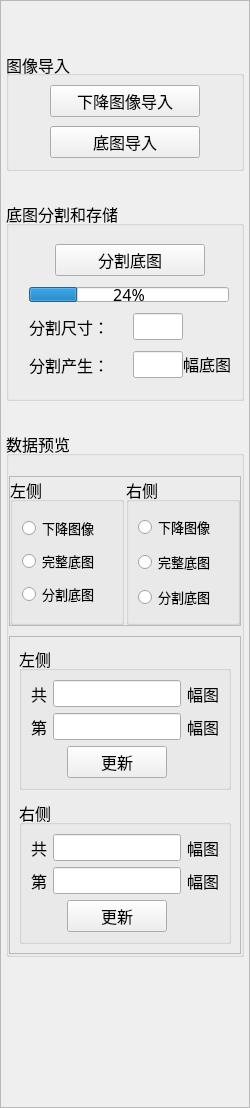
         <widget class="QFrame" name="frame">
          <property name="sizePolicy">
           <sizepolicy hsizetype="Fixed" vsizetype="Preferred">
            <horstretch>0</horstretch>
            <verstretch>0</verstretch>
           </sizepolicy>
          </property>
          <property name="minimumSize">
           <size>
            <width>250</width>
            <height>0</height>
           </size>
          </property>
          <property name="maximumSize">
           <size>
            <width>250</width>
            <height>16777215</height>
           </size>
          </property>
          <property name="styleSheet">
           <string notr="true"/>
          </property>
          <property name="frameShape">
           <enum>QFrame::StyledPanel</enum>
          </property>
          <property name="frameShadow">
           <enum>QFrame::Raised</enum>
          </property>
          <layout class="QVBoxLayout" name="verticalLayout">
           <property name="spacing">
            <number>30</number>
           </property>
           <property name="leftMargin">
            <number>5</number>
           </property>
           <property name="topMargin">
            <number>50</number>
           </property>
           <property name="rightMargin">
            <number>5</number>
           </property>
           <property name="bottomMargin">
            <number>0</number>
           </property>
           <item>
            <widget class="QGroupBox" name="groupBox">
             <property name="sizePolicy">
              <sizepolicy hsizetype="Preferred" vsizetype="Fixed">
               <horstretch>0</horstretch>
               <verstretch>0</verstretch>
              </sizepolicy>
             </property>
             <property name="minimumSize">
              <size>
               <width>0</width>
               <height>120</height>
              </size>
             </property>
             <property name="font">
              <font>
               <pointsize>12</pointsize>
              </font>
             </property>
             <property name="styleSheet">
              <string notr="true"/>
             </property>
             <property name="title">
              <string>图像导入</string>
             </property>
             <property name="alignment">
              <set>Qt::AlignLeading|Qt::AlignLeft|Qt::AlignVCenter</set>
             </property>
             <layout class="QVBoxLayout" name="verticalLayout_2">
              <property name="spacing">
               <number>0</number>
              </property>
              <property name="leftMargin">
               <number>0</number>
              </property>
              <property name="topMargin">
               <number>0</number>
              </property>
              <property name="rightMargin">
               <number>0</number>
              </property>
              <property name="bottomMargin">
               <number>0</number>
              </property>
              <item alignment="Qt::AlignHCenter">
               <widget class="QPushButton" name="pushButton">
                <property name="sizePolicy">
                 <sizepolicy hsizetype="Fixed" vsizetype="Fixed">
                  <horstretch>0</horstretch>
                  <verstretch>0</verstretch>
                 </sizepolicy>
                </property>
                <property name="minimumSize">
                 <size>
                  <width>150</width>
                  <height>30</height>
                 </size>
                </property>
                <property name="font">
                 <font>
                  <pointsize>12</pointsize>
                 </font>
                </property>
                <property name="layoutDirection">
                 <enum>Qt::LeftToRight</enum>
                </property>
                <property name="styleSheet">
                 <string notr="true"/>
                </property>
                <property name="text">
                 <string>下降图像导入</string>
                </property>
               </widget>
              </item>
              <item alignment="Qt::AlignHCenter">
               <widget class="QPushButton" name="pushButton_2">
                <property name="sizePolicy">
                 <sizepolicy hsizetype="Fixed" vsizetype="Fixed">
                  <horstretch>0</horstretch>
                  <verstretch>0</verstretch>
                 </sizepolicy>
                </property>
                <property name="minimumSize">
                 <size>
                  <width>150</width>
                  <height>30</height>
                 </size>
                </property>
                <property name="font">
                 <font>
                  <pointsize>12</pointsize>
                 </font>
                </property>
                <property name="styleSheet">
                 <string notr="true"/>
                </property>
                <property name="text">
                 <string>底图导入</string>
                </property>
               </widget>
              </item>
             </layout>
            </widget>
           </item>
           <item>
            <widget class="QGroupBox" name="groupBox_2">
             <property name="sizePolicy">
              <sizepolicy hsizetype="Preferred" vsizetype="Fixed">
               <horstretch>0</horstretch>
               <verstretch>0</verstretch>
              </sizepolicy>
             </property>
             <property name="minimumSize">
              <size>
               <width>0</width>
               <height>200</height>
              </size>
             </property>
             <property name="font">
              <font>
               <pointsize>12</pointsize>
              </font>
             </property>
             <property name="title">
              <string>底图分割和存储</string>
             </property>
             <layout class="QGridLayout" name="gridLayout">
              <property name="leftMargin">
               <number>20</number>
              </property>
              <property name="rightMargin">
               <number>10</number>
              </property>
              <property name="horizontalSpacing">
               <number>0</number>
              </property>
              <property name="verticalSpacing">
               <number>2</number>
              </property>
              <item row="4" column="1">
               <widget class="QLineEdit" name="lineEdit">
                <property name="sizePolicy">
                 <sizepolicy hsizetype="Preferred" vsizetype="Fixed">
                  <horstretch>0</horstretch>
                  <verstretch>0</verstretch>
                 </sizepolicy>
                </property>
                <property name="minimumSize">
                 <size>
                  <width>50</width>
                  <height>0</height>
                 </size>
                </property>
                <property name="maximumSize">
                 <size>
                  <width>16777215</width>
                  <height>16777215</height>
                 </size>
                </property>
                <property name="alignment">
                 <set>Qt::AlignCenter</set>
                </property>
               </widget>
              </item>
              <item row="5" column="1" colspan="3">
               <widget class="QLineEdit" name="lineEdit_2">
                <property name="sizePolicy">
                 <sizepolicy hsizetype="Preferred" vsizetype="Fixed">
                  <horstretch>0</horstretch>
                  <verstretch>0</verstretch>
                 </sizepolicy>
                </property>
                <property name="minimumSize">
                 <size>
                  <width>50</width>
                  <height>0</height>
                 </size>
                </property>
                <property name="maximumSize">
                 <size>
                  <width>16777215</width>
                  <height>16777215</height>
                 </size>
                </property>
                <property name="alignment">
                 <set>Qt::AlignCenter</set>
                </property>
               </widget>
              </item>
              <item row="4" column="0">
               <widget class="QLabel" name="label">
                <property name="minimumSize">
                 <size>
                  <width>0</width>
                  <height>0</height>
                 </size>
                </property>
                <property name="maximumSize">
                 <size>
                  <width>16777215</width>
                  <height>16777215</height>
                 </size>
                </property>
                <property name="font">
                 <font>
                  <pointsize>12</pointsize>
                 </font>
                </property>
                <property name="text">
                 <string>分割尺寸：</string>
                </property>
               </widget>
              </item>
              <item row="5" column="4">
               <widget class="QLabel" name="label_3">
                <property name="sizePolicy">
                 <sizepolicy hsizetype="Fixed" vsizetype="Fixed">
                  <horstretch>0</horstretch>
                  <verstretch>0</verstretch>
                 </sizepolicy>
                </property>
                <property name="font">
                 <font>
                  <pointsize>12</pointsize>
                 </font>
                </property>
                <property name="text">
                 <string>幅底图</string>
                </property>
               </widget>
              </item>
              <item row="5" column="0">
               <widget class="QLabel" name="label_2">
                <property name="font">
                 <font>
                  <pointsize>12</pointsize>
                 </font>
                </property>
                <property name="text">
                 <string>分割产生：</string>
                </property>
               </widget>
              </item>
              <item row="0" column="0" colspan="5" alignment="Qt::AlignHCenter">
               <widget class="QPushButton" name="pushButton_3">
                <property name="sizePolicy">
                 <sizepolicy hsizetype="Fixed" vsizetype="Fixed">
                  <horstretch>0</horstretch>
                  <verstretch>0</verstretch>
                 </sizepolicy>
                </property>
                <property name="minimumSize">
                 <size>
                  <width>150</width>
                  <height>30</height>
                 </size>
                </property>
                <property name="font">
                 <font>
                  <pointsize>12</pointsize>
                 </font>
                </property>
                <property name="styleSheet">
                 <string notr="true"/>
                </property>
                <property name="text">
                 <string>分割底图</string>
                </property>
               </widget>
              </item>
              <item row="1" column="0" alignment="Qt::AlignHCenter">
               <widget class="QProgressBar" name="progressBar">
                <property name="sizePolicy">
                 <sizepolicy hsizetype="Fixed" vsizetype="Fixed">
                  <horstretch>0</horstretch>
                  <verstretch>0</verstretch>
                 </sizepolicy>
                </property>
                <property name="minimumSize">
                 <size>
                  <width>200</width>
                  <height>10</height>
                 </size>
                </property>
                <property name="maximumSize">
                 <size>
                  <width>200</width>
                  <height>15</height>
                 </size>
                </property>
                <property name="font">
                 <font>
                  <family>Adobe Song Std</family>
                  <pointsize>12</pointsize>
                 </font>
                </property>
                <property name="value">
                 <number>24</number>
                </property>
               </widget>
              </item>
             </layout>
            </widget>
           </item>
           <item>
            <widget class="QGroupBox" name="groupBox_3">
             <property name="sizePolicy">
              <sizepolicy hsizetype="Preferred" vsizetype="Fixed">
               <horstretch>0</horstretch>
               <verstretch>0</verstretch>
              </sizepolicy>
             </property>
             <property name="minimumSize">
              <size>
               <width>0</width>
               <height>500</height>
              </size>
             </property>
             <property name="font">
              <font>
               <pointsize>12</pointsize>
              </font>
             </property>
             <property name="title">
              <string>数据预览</string>
             </property>
             <layout class="QVBoxLayout" name="verticalLayout_7">
              <property name="spacing">
               <number>10</number>
              </property>
              <property name="leftMargin">
               <number>0</number>
              </property>
              <property name="topMargin">
               <number>20</number>
              </property>
              <property name="rightMargin">
               <number>0</number>
              </property>
              <property name="bottomMargin">
               <number>0</number>
              </property>
              <item>
               <widget class="QFrame" name="frame_9">
                <property name="sizePolicy">
                 <sizepolicy hsizetype="Preferred" vsizetype="Fixed">
                  <horstretch>0</horstretch>
                  <verstretch>0</verstretch>
                 </sizepolicy>
                </property>
                <property name="minimumSize">
                 <size>
                  <width>0</width>
                  <height>150</height>
                 </size>
                </property>
                <property name="frameShape">
                 <enum>QFrame::StyledPanel</enum>
                </property>
                <property name="frameShadow">
                 <enum>QFrame::Raised</enum>
                </property>
                <layout class="QHBoxLayout" name="horizontalLayout_6">
                 <property name="spacing">
                  <number>2</number>
                 </property>
                 <property name="leftMargin">
                  <number>0</number>
                 </property>
                 <property name="topMargin">
                  <number>0</number>
                 </property>
                 <property name="rightMargin">
                  <number>0</number>
                 </property>
                 <property name="bottomMargin">
                  <number>0</number>
                 </property>
                 <item>
                  <widget class="QGroupBox" name="groupBox_4">
                   <property name="font">
                    <font>
                     <pointsize>12</pointsize>
                    </font>
                   </property>
                   <property name="title">
                    <string>左侧</string>
                   </property>
                   <layout class="QVBoxLayout" name="verticalLayout_8">
                    <property name="spacing">
                     <number>3</number>
                    </property>
                    <item>
                     <widget class="QRadioButton" name="radioButton">
                      <property name="font">
                       <font>
                        <pointsize>10</pointsize>
                       </font>
                      </property>
                      <property name="text">
                       <string>下降图像</string>
                      </property>
                     </widget>
                    </item>
                    <item>
                     <widget class="QRadioButton" name="radioButton_2">
                      <property name="font">
                       <font>
                        <pointsize>10</pointsize>
                       </font>
                      </property>
                      <property name="text">
                       <string>完整底图</string>
                      </property>
                     </widget>
                    </item>
                    <item>
                     <widget class="QRadioButton" name="radioButton_3">
                      <property name="font">
                       <font>
                        <pointsize>10</pointsize>
                       </font>
                      </property>
                      <property name="text">
                       <string>分割底图</string>
                      </property>
                     </widget>
                    </item>
                   </layout>
                  </widget>
                 </item>
                 <item>
                  <widget class="QGroupBox" name="groupBox_5">
                   <property name="font">
                    <font>
                     <pointsize>12</pointsize>
                    </font>
                   </property>
                   <property name="title">
                    <string>右侧</string>
                   </property>
                   <layout class="QVBoxLayout" name="verticalLayout_9">
                    <item>
                     <widget class="QRadioButton" name="radioButton_4">
                      <property name="font">
                       <font>
                        <pointsize>10</pointsize>
                       </font>
                      </property>
                      <property name="text">
                       <string>下降图像</string>
                      </property>
                     </widget>
                    </item>
                    <item>
                     <widget class="QRadioButton" name="radioButton_5">
                      <property name="font">
                       <font>
                        <pointsize>10</pointsize>
                       </font>
                      </property>
                      <property name="text">
                       <string>完整底图</string>
                      </property>
                     </widget>
                    </item>
                    <item>
                     <widget class="QRadioButton" name="radioButton_6">
                      <property name="font">
                       <font>
                        <pointsize>10</pointsize>
                       </font>
                      </property>
                      <property name="text">
                       <string>分割底图</string>
                      </property>
                     </widget>
                    </item>
                   </layout>
                  </widget>
                 </item>
                </layout>
               </widget>
              </item>
              <item>
               <widget class="QFrame" name="frame_10">
                <property name="frameShape">
                 <enum>QFrame::StyledPanel</enum>
                </property>
                <property name="frameShadow">
                 <enum>QFrame::Raised</enum>
                </property>
                <layout class="QVBoxLayout" name="verticalLayout_10">
                 <property name="spacing">
                  <number>10</number>
                 </property>
                 <property name="leftMargin">
                  <number>9</number>
                 </property>
                 <item>
                  <widget class="QGroupBox" name="groupBox_6">
                   <property name="font">
                    <font>
                     <pointsize>12</pointsize>
                    </font>
                   </property>
                   <property name="title">
                    <string>左侧</string>
                   </property>
                   <layout class="QGridLayout" name="gridLayout_2">
                    <property name="leftMargin">
                     <number>9</number>
                    </property>
                    <property name="rightMargin">
                     <number>9</number>
                    </property>
                    <property name="horizontalSpacing">
                     <number>6</number>
                    </property>
                    <item row="0" column="0">
                     <widget class="QLabel" name="label_4">
                      <property name="font">
                       <font>
                        <pointsize>12</pointsize>
                       </font>
                      </property>
                      <property name="text">
                       <string>共</string>
                      </property>
                     </widget>
                    </item>
                    <item row="1" column="0">
                     <widget class="QLabel" name="label_6">
                      <property name="font">
                       <font>
                        <pointsize>12</pointsize>
                       </font>
                      </property>
                      <property name="text">
                       <string>第</string>
                      </property>
                     </widget>
                    </item>
                    <item row="0" column="1">
                     <widget class="QLineEdit" name="lineEdit_3">
                      <property name="sizePolicy">
                       <sizepolicy hsizetype="Preferred" vsizetype="Fixed">
                        <horstretch>0</horstretch>
                        <verstretch>0</verstretch>
                       </sizepolicy>
                      </property>
                      <property name="maximumSize">
                       <size>
                        <width>16777215</width>
                        <height>16777215</height>
                       </size>
                      </property>
                      <property name="alignment">
                       <set>Qt::AlignCenter</set>
                      </property>
                     </widget>
                    </item>
                    <item row="1" column="1">
                     <widget class="QLineEdit" name="lineEdit_4">
                      <property name="alignment">
                       <set>Qt::AlignCenter</set>
                      </property>
                     </widget>
                    </item>
                    <item row="0" column="2">
                     <widget class="QLabel" name="label_5">
                      <property name="font">
                       <font>
                        <pointsize>12</pointsize>
                       </font>
                      </property>
                      <property name="text">
                       <string>幅图</string>
                      </property>
                     </widget>
                    </item>
                    <item row="1" column="2">
                     <widget class="QLabel" name="label_7">
                      <property name="font">
                       <font>
                        <pointsize>12</pointsize>
                       </font>
                      </property>
                      <property name="text">
                       <string>幅图</string>
                      </property>
                     </widget>
                    </item>
                    <item row="2" column="1" alignment="Qt::AlignHCenter">
                     <widget class="QPushButton" name="pushButton_14">
                      <property name="sizePolicy">
                       <sizepolicy hsizetype="Fixed" vsizetype="Fixed">
                        <horstretch>0</horstretch>
                        <verstretch>0</verstretch>
                       </sizepolicy>
                      </property>
                      <property name="minimumSize">
                       <size>
                        <width>100</width>
                        <height>30</height>
                       </size>
                      </property>
                      <property name="font">
                       <font>
                        <pointsize>12</pointsize>
                       </font>
                      </property>
                      <property name="styleSheet">
                       <string notr="true"/>
                      </property>
                      <property name="text">
                       <string>更新</string>
                      </property>
                     </widget>
                    </item>
                   </layout>
                  </widget>
                 </item>
                 <item>
                  <widget class="QGroupBox" name="groupBox_7">
                   <property name="font">
                    <font>
                     <pointsize>12</pointsize>
                    </font>
                   </property>
                   <property name="title">
                    <string>右侧</string>
                   </property>
                   <layout class="QGridLayout" name="gridLayout_3">
                    <item row="1" column="2">
                     <widget class="QLabel" name="label_11">
                      <property name="font">
                       <font>
                        <pointsize>12</pointsize>
                       </font>
                      </property>
                      <property name="text">
                       <string>幅图</string>
                      </property>
                     </widget>
                    </item>
                    <item row="0" column="0">
                     <widget class="QLabel" name="label_8">
                      <property name="font">
                       <font>
                        <pointsize>12</pointsize>
                       </font>
                      </property>
                      <property name="text">
                       <string>共</string>
                      </property>
                     </widget>
                    </item>
                    <item row="1" column="1">
                     <widget class="QLineEdit" name="lineEdit_6">
                      <property name="alignment">
                       <set>Qt::AlignCenter</set>
                      </property>
                     </widget>
                    </item>
                    <item row="0" column="1">
                     <widget class="QLineEdit" name="lineEdit_5">
                      <property name="alignment">
                       <set>Qt::AlignCenter</set>
                      </property>
                     </widget>
                    </item>
                    <item row="1" column="0">
                     <widget class="QLabel" name="label_10">
                      <property name="font">
                       <font>
                        <pointsize>12</pointsize>
                       </font>
                      </property>
                      <property name="text">
                       <string>第</string>
                      </property>
                     </widget>
                    </item>
                    <item row="0" column="2">
                     <widget class="QLabel" name="label_9">
                      <property name="font">
                       <font>
                        <pointsize>12</pointsize>
                       </font>
                      </property>
                      <property name="text">
                       <string>幅图</string>
                      </property>
                     </widget>
                    </item>
                    <item row="2" column="1" alignment="Qt::AlignHCenter">
                     <widget class="QPushButton" name="pushButton_15">
                      <property name="sizePolicy">
                       <sizepolicy hsizetype="Fixed" vsizetype="Fixed">
                        <horstretch>0</horstretch>
                        <verstretch>0</verstretch>
                       </sizepolicy>
                      </property>
                      <property name="minimumSize">
                       <size>
                        <width>100</width>
                        <height>30</height>
                       </size>
                      </property>
                      <property name="font">
                       <font>
                        <pointsize>12</pointsize>
                       </font>
                      </property>
                      <property name="styleSheet">
                       <string notr="true"/>
                      </property>
                      <property name="text">
                       <string>更新</string>
                      </property>
                     </widget>
                    </item>
                   </layout>
                  </widget>
                 </item>
                </layout>
               </widget>
              </item>
             </layout>
            </widget>
           </item>
           <item>
            <spacer name="verticalSpacer">
             <property name="orientation">
              <enum>Qt::Vertical</enum>
             </property>
             <property name="sizeType">
              <enum>QSizePolicy::Fixed</enum>
             </property>
             <property name="sizeHint" stdset="0">
              <size>
               <width>20</width>
               <height>150</height>
              </size>
             </property>
            </spacer>
           </item>
          </layout>
         </widget>
